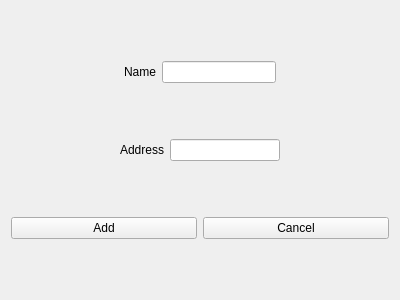
<?xml version="1.0" encoding="UTF-8"?>
<ui version="4.0">
 <class>CatalogAdd</class>
 <widget class="QWidget" name="CatalogAdd">
  <property name="geometry">
   <rect>
    <x>0</x>
    <y>0</y>
    <width>400</width>
    <height>300</height>
   </rect>
  </property>
  <property name="windowTitle">
   <string>Form</string>
  </property>
  <layout class="QVBoxLayout" name="verticalLayout">
   <item>
    <layout class="QHBoxLayout" name="horizontalLayout_2">
     <item>
      <spacer name="horizontalSpacer_3">
       <property name="orientation">
        <enum>Qt::Horizontal</enum>
       </property>
       <property name="sizeHint" stdset="0">
        <size>
         <width>40</width>
         <height>20</height>
        </size>
       </property>
      </spacer>
     </item>
     <item>
      <widget class="QLabel" name="label_2">
       <property name="text">
        <string>Name</string>
       </property>
      </widget>
     </item>
     <item>
      <widget class="QLineEdit" name="schoolNameField"/>
     </item>
     <item>
      <spacer name="horizontalSpacer_5">
       <property name="orientation">
        <enum>Qt::Horizontal</enum>
       </property>
       <property name="sizeHint" stdset="0">
        <size>
         <width>40</width>
         <height>20</height>
        </size>
       </property>
      </spacer>
     </item>
    </layout>
   </item>
   <item>
    <layout class="QHBoxLayout" name="horizontalLayout_3">
     <item>
      <spacer name="horizontalSpacer_4">
       <property name="orientation">
        <enum>Qt::Horizontal</enum>
       </property>
       <property name="sizeHint" stdset="0">
        <size>
         <width>40</width>
         <height>20</height>
        </size>
       </property>
      </spacer>
     </item>
     <item>
      <widget class="QLabel" name="label_3">
       <property name="text">
        <string>Address</string>
       </property>
      </widget>
     </item>
     <item>
      <widget class="QLineEdit" name="schoolAddressField"/>
     </item>
     <item>
      <spacer name="horizontalSpacer_6">
       <property name="orientation">
        <enum>Qt::Horizontal</enum>
       </property>
       <property name="sizeHint" stdset="0">
        <size>
         <width>40</width>
         <height>20</height>
        </size>
       </property>
      </spacer>
     </item>
    </layout>
   </item>
   <item>
    <layout class="QHBoxLayout" name="horizontalLayout_4">
     <item>
      <widget class="QPushButton" name="schoolDialogAccept">
       <property name="text">
        <string>Add</string>
       </property>
      </widget>
     </item>
     <item>
      <widget class="QPushButton" name="schoolDialogCancel">
       <property name="text">
        <string>Cancel</string>
       </property>
      </widget>
     </item>
    </layout>
   </item>
  </layout>
 </widget>
 <resources/>
 <connections/>
</ui>
